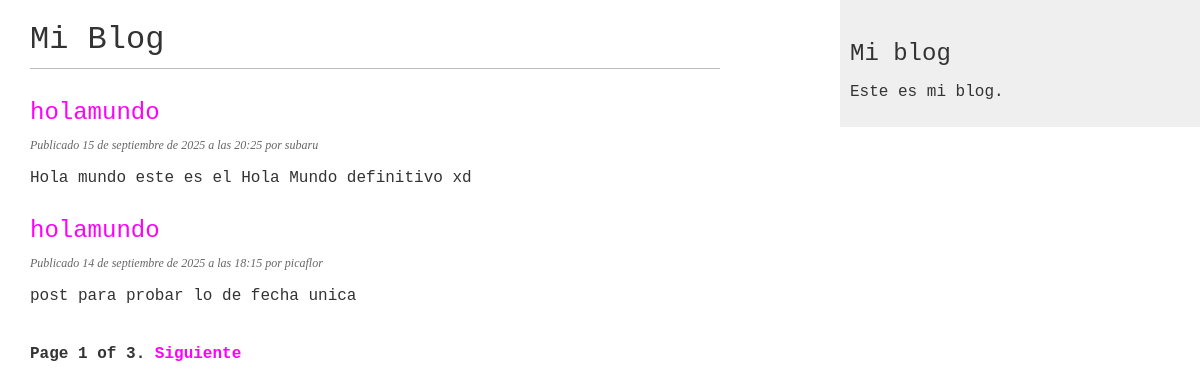
Screenshot of /blog/ with the database file from the repository.
### blog/models.py (models this page shows, shortened)
class Post(models.Model):
    class Status(models.TextChoices):
        DRAFT = 'DF', 'Draft'
        PUBLISHED = 'PB', 'Published'
    title = models.CharField(max_length=250)  # título del post
    slug = models.SlugField(max_length=250, unique_for_date='publish')  # URL amigable única por fecha
    author = models.ForeignKey(User, on_delete=models.CASCADE, related_name='blog_posts')
    body = models.TextField()  # contenido del post
    publish = models.DateTimeField(default=timezone.now)  # fecha de publicación
    created = models.DateTimeField(auto_now_add=True)  # fecha de creación
    updated = models.DateTimeField(auto_now=True)  # fecha de actualización
    status = models.CharField(max_length=2, choices=Status.choices, default=Status.DRAFT)
    objects = models.Manager()  # manager por defecto
    published = PublishedManager()  # manager personalizado
    class Meta:
        ordering = ['-publish']  # orden descendente
        indexes = [
            models.Index(fields=['-publish']),  # índice en publish
        ]
    def get_absolute_url(self):
        return reverse('blog:post_detail',
                       args=[self.publish.year,
                             self.publish.month,
                             self.publish.day,
                             self.slug])

### blog/views.py (the view)
# urls.py: path('', views.PostListView.as_view(), name='post_list'),
class PostListView(ListView):
    queryset = Post.published.all()
    context_object_name = 'posts'
    paginate_by = 2
    template_name = 'blog/post/list.html'

### blog/templates/blog/post/list.html (shortened to what this page needs)
{% extends "blog/base.html" %}
{% block content %}
  <h1>Mi Blog</h1>
  {% for post in posts %}
    <h2>
      <a href="{{ post.get_absolute_url }}">
        {{ post.title }}
      </a>
    </h2>
    <p class="date">
      Publicado {{ post.publish }} por {{ post.author.username }}
    </p>
    {{ post.body|truncatewords:30|linebreaks }}
  {% endfor %}
  {% include "pagination.html" with page=page_obj %}
{% endblock %}

### blog/templates/blog/base.html (shortened to what this page needs)
{% load static %}
<!DOCTYPE html>
<html lang="es">
<head>
    <link href="{% static 'css/blog.css' %}" rel="stylesheet">
</head>
<body>
    <div class="container">
        <main id="content">
            {% block content %}
            {% endblock %}
        </main>
        <aside id="sidebar">
            <h2>Mi blog</h2>
            <p>Este es mi blog.</p>
        </aside>
    </div>
</body>
</html>

### blog/templates/pagination.html (shortened to what this page needs)
<div class="pagination">
  <span class="step-links">
    <span class="current">
      Page {{ page.number }} of {{ page.paginator.num_pages }}.
    </span>
    {% if page.has_next %}
      <a href="?page={{ page.next_page_number }}">Siguiente</a>
    {% endif %}
  </span>
</div>

### blog/static/css/blog.css (style rules this page uses)
:root { --color-primary: #ff00fb; --color-secondary: #ff00a6; --color-text-main: #333; --color-text-light: #666; --color-border: #bbb; --color-background-light: #efefef; --font-stack-main: "Cascadia Code PL", Consolas, "Courier New", monospace; --font-stack-secondary: Georgia, serif; }
* { box-sizing: border-box; }
body { margin: 0; padding: 0; font-family: var(--font-stack-main); color: var(--color-text-main); }
a { color: var(--color-primary); text-decoration: none; }
h1 { font-weight: normal; border-bottom: 1px solid var(--color-border); padding: 0 0 10px 0; }
h2 { font-weight: normal; margin: 30px 0 0; }
p.date { color: var(--color-text-light); font-family: var(--font-stack-secondary); font-size: 12px; font-style: italic; }
.container { overflow: hidden; }
#content { float: left; width: 60%; padding: 0 0 0 30px; }
#sidebar { float: right; width: 30%; padding: 10px; background: var(--color-background-light); }
.pagination { margin: 40px 0; font-weight: bold; }

### rows the page displays
Post: title "holamundo", publish "15 de septiembre de 2025 a las 20:25", author.username "subaru", body "Hola mundo este es el Hola Mundo definitivo xd"
Post: title "holamundo", publish "14 de septiembre de 2025 a las 18:15", author.username "picaflor", body "post para probar lo de fecha unica"

### other values shown
{{ page.number }} "1"
{{ page.paginator.num_pages }} "3"
